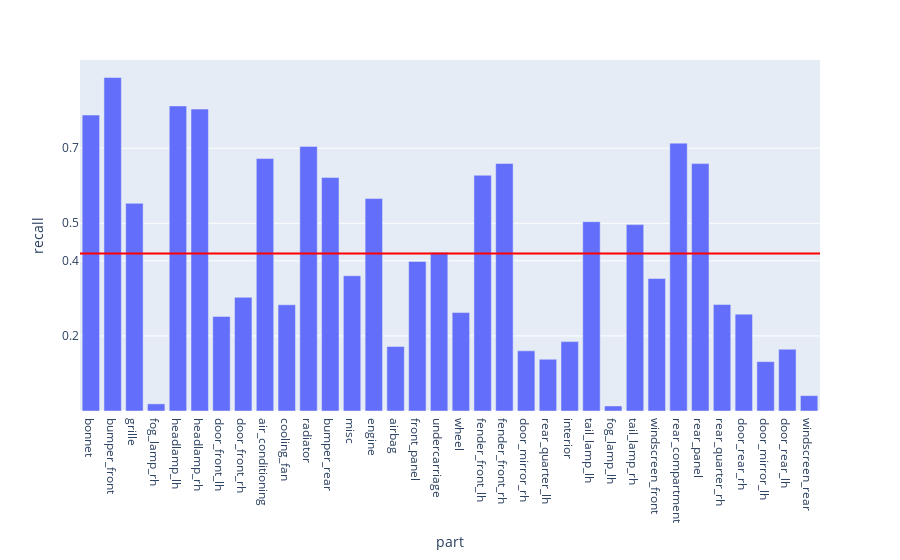

Notebook code cell kept with this figure:
### Code cell
fig = px.bar(summaryPerfDf, x = 'part', y = 'recall')

fig.add_hline(y=avgRecall, line_width=2, line_color="red")

fig.update_layout(
    yaxis = dict(
        tickmode = 'array',
        tickvals = [np.format_float_positional(avgRecall, 1), 0.2, 0.5, 0.7],
    )
)
fig

### Figure 1 — Plotly figure (JSON) as saved in the notebook; plotly's stock layout.template omitted (floating-point values rounded to 4 significant figures)
{"data": [{"alignmentgroup": "True", "hovertemplate": "part=%{x}<br>recall=%{y}<extra></extra>", "legendgroup": "", "marker": {"color": "#636efa", "pattern": {"shape": ""}}, "name": "", "offsetgroup": "", "orientation": "v", "showlegend": false, "textposition": "auto", "type": "bar", "x": ["bonnet", "bumper_front", "grille", "fog_lamp_rh", "headlamp_lh", "headlamp_rh", "door_front_lh", "door_front_rh", "air_conditioning", "cooling_fan", "radiator", "bumper_rear", "misc", "engine", "airbag", "front_panel", "undercarriage", "wheel", "fender_front_lh", "fender_front_rh", "door_mirror_rh", "rear_quarter_lh", "interior", "tail_lamp_lh", "fog_lamp_lh", "tail_lamp_rh", "windscreen_front", "rear_compartment", "rear_panel", "rear_quarter_rh", "door_rear_rh", "door_mirror_lh", "door_rear_lh", "windscreen_rear"], "xaxis": "x", "y": [0.7883, 0.8881, 0.5531, 0.01905, 0.8125, 0.8041, 0.2519, 0.3028, 0.6723, 0.2829, 0.7048, 0.6217, 0.3601, 0.5658, 0.1718, 0.3984, 0.4218, 0.2621, 0.6279, 0.6594, 0.1601, 0.1377, 0.1848, 0.5043, 0.01335, 0.4964, 0.3529, 0.7134, 0.6589, 0.2836, 0.258, 0.1314, 0.1645, 0.04092], "yaxis": "y"}], "layout": {"barmode": "relative", "legend": {"tracegroupgap": 0}, "margin": {"t": 60}, "shapes": [{"line": {"color": "red", "width": 2}, "type": "line", "x0": 0, "x1": 1, "xref": "x domain", "y0": 0.4197, "y1": 0.4197, "yref": "y"}], "xaxis": {"anchor": "y", "domain": [0, 1], "title": {"text": "part"}}, "yaxis": {"anchor": "x", "domain": [0, 1], "tickmode": "array", "tickvals": ["0.4", 0.2, 0.5, 0.7], "title": {"text": "recall"}}}}
